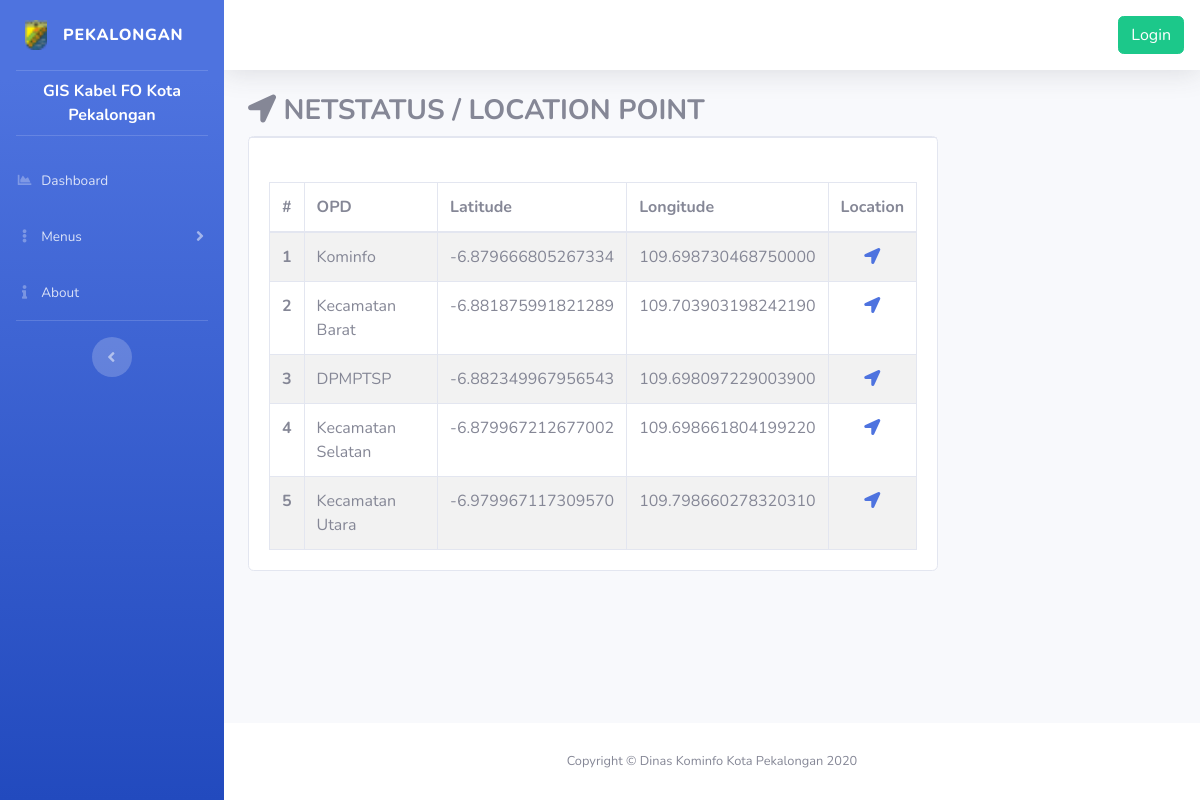
The page /index.php/netstatus/location on the database its author committed.
### tables this page shows
CREATE TABLE `desc` (
  `id` int(11) NOT NULL,
  `name` varchar(255) NOT NULL,
  `desc` text NOT NULL
);

CREATE TABLE `data` (
  `id` int(10) NOT NULL,
  `waktu` timestamp NOT NULL DEFAULT CURRENT_TIMESTAMP ON UPDATE CURRENT_TIMESTAMP,
  `id_kecamatan` varchar(255) NOT NULL,
  `opd` varchar(255) NOT NULL,
  `alamat` varchar(255) NOT NULL,
  `cluster` varchar(3) NOT NULL,
  `kondisi` varchar(4) NOT NULL,
  `jenis_konverter` varchar(6) NOT NULL,
  `jointing1` varchar(100) NOT NULL DEFAULT 'No Jointing',
  `jointing2` varchar(100) NOT NULL DEFAULT 'No Jointing',
  `jointing3` varchar(100) NOT NULL DEFAULT 'No Jointing',
  `ip` varchar(15) NOT NULL,
  `surveyor` text NOT NULL
);

CREATE TABLE `data2` (
  `id` int(50) NOT NULL,
  `foto1` varchar(255) NOT NULL DEFAULT 'no.jpg',
  `foto2` varchar(255) NOT NULL DEFAULT 'no.jpg',
  `foto3` varchar(255) NOT NULL DEFAULT 'no.jpg',
  `foto4` varchar(255) NOT NULL DEFAULT 'no.jpg',
  `latitude` varchar(30) NOT NULL,
  `longitude` varchar(30) NOT NULL
);

### index.php (called while the page is built, shortened)
<?php
require_once BASEPATH.'core/CodeIgniter.php';

### application/models/Home_model.php (called while the page is built, shortened)
<?php
class Home_model extends CI_Model {
	public function location(){
		$data = $this->db->query("SELECT data.opd, data2.latitude, data2.longitude from data INNER JOIN data2 ON data.id = data2.id");
		return $data->result_array();
	}
}

### application/views/home/location.php (the view, shortened to what this page needs)
<div class="container-fluid">
	<h3><strong><span><?= $icon ?></span> <?= $title ?></strong></h3>
	<section class="content">
		<div class="row">
			<div class="col-lg-9 col-md-12 col-sm-12">
				<div class="box-body">
					<div class="card">
						<div class="card-header d-flex p-0">
						</div>
						<div class="card-body">
							<div class="tab-content">
								<br>
								<div>
									<div class="table-wrapper-scroll-y my-custom-scrollbar">
										<table class="table table-bordered table-striped mb-0">
											<thead>
												<tr>
													<th scope="col">#</th>
													<th scope="col">OPD</th>
													<th scope="col">Latitude</th>
													<th scope="col">Longitude</th>
													<th scope="col" class="text-center">Location</th>
												</tr>
											</thead>
											<tbody>
												<?php $i = 1; ?>
												<?php foreach ($location as $l) : ?>
													<tr>
														<th scope="row"><?= $i; ?></th>
														<td><?php echo $l['opd'] ?></td>
														<td><?php echo $l['latitude'] ?></td>
														<td><?php echo $l['longitude'] ?></td>
														<td><center><a target="_blank" href="https://www.google.com/maps/dir//<?php echo $l['latitude'] ?>,<?php echo $l['longitude'] ?>"><i class="fas fa-location-arrow"></i></a></center></td>
													</tr>
													<?php $i++; ?>
												<?php endforeach; ?>
											</tbody>
										</table>
									</div>
								</div>
							</div>
						</div>
					</div>
				</div>
			</section>
	</div>
</div>

### application/views/templates/frontend/sidebar.php (shortened to what this page needs)
<ul class="navbar-nav bg-gradient-primary sidebar sidebar-dark accordion" id="accordionSidebar">
  <a class="sidebar-brand d-flex align-items-center justify-content-center" href="<?php echo base_url(''); ?>">
    <div class="sidebar-brand-icon">
      <img height="30px" src="<?= base_url('/assets/img/fav.ico')?>">
    </div>
    <div class="sidebar-brand-text mx-3">Pekalongan</div>
  </a>
  <hr class="sidebar-divider my-0">
  <li class="nav-item active">
    <center class="mt-2 mb-2 ml-2 mr-2"><b><span style="color: #ffffff"><?= $desc['desc']; ?></b></span></center>
  </li>
  <hr class="sidebar-divider">
  <li class="nav-item">
    <a class="nav-link" href="<?php echo base_url('home'); ?>">
      <i class="fas fa-fw fa-chart-area"></i>
      <span>Dashboard</span></a>
    </li>
    <li class="nav-item">
      <a class="nav-link collapsed" href="#" data-toggle="collapse" data-target="#collapseUtilities" aria-expanded="true" aria-controls="collapseUtilities">
        <i class="fas fa-fw fa-ellipsis-v"></i>
        <span>Menus</span>
      </a>
    </li>
      <li class="nav-item">
        <a class="nav-link" href="<?php echo base_url('about'); ?>">
          <i class="fas fa-fw fa-info"></i>
          <span>About</span></a>
        </li>
        <hr class="sidebar-divider d-none d-md-block">
        <div class="text-center d-none d-md-inline">
          <button class="rounded-circle border-0" id="sidebarToggle"></button>
        </div>
      </ul>

### application/views/templates/frontend/header.php (style rules this page uses)
html, body { height: 100%; margin: 0; padding: 0; }
.my-custom-scrollbar { position: relative; overflow: auto; }
.table-wrapper-scroll-y { display: block; }

### rows shown on the page
desc: desc "GIS Kabel FO Kota Pekalongan"
data: opd "Kominfo", data2.latitude "-6.879666805267334", data2.longitude "109.698730468750000"
data: opd "Kecamatan Barat", data2.latitude "-6.881875991821289", data2.longitude "109.703903198242190"
data: opd "DPMPTSP", data2.latitude "-6.882349967956543", data2.longitude "109.698097229003900"
data: opd "Kecamatan Selatan", data2.latitude "-6.879967212677002", data2.longitude "109.698661804199220"
data: opd "Kecamatan Utara", data2.latitude "-6.979967117309570", data2.longitude "109.798660278320310"

### other values the page prints
$title "NETSTATUS / LOCATION POINT"
